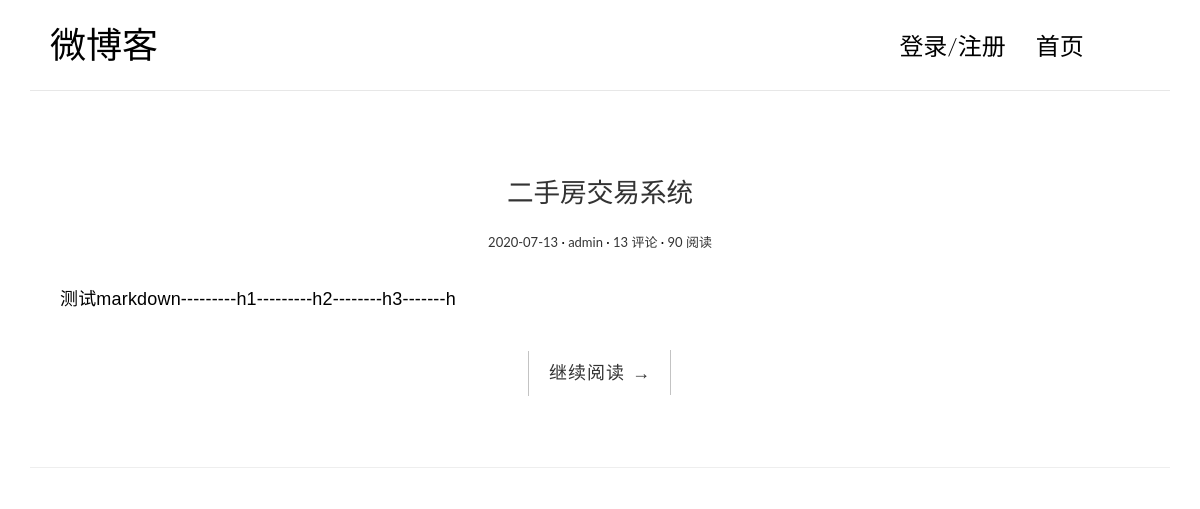
/ul_post/18134981208/, run on an earlier commit of the app's database.
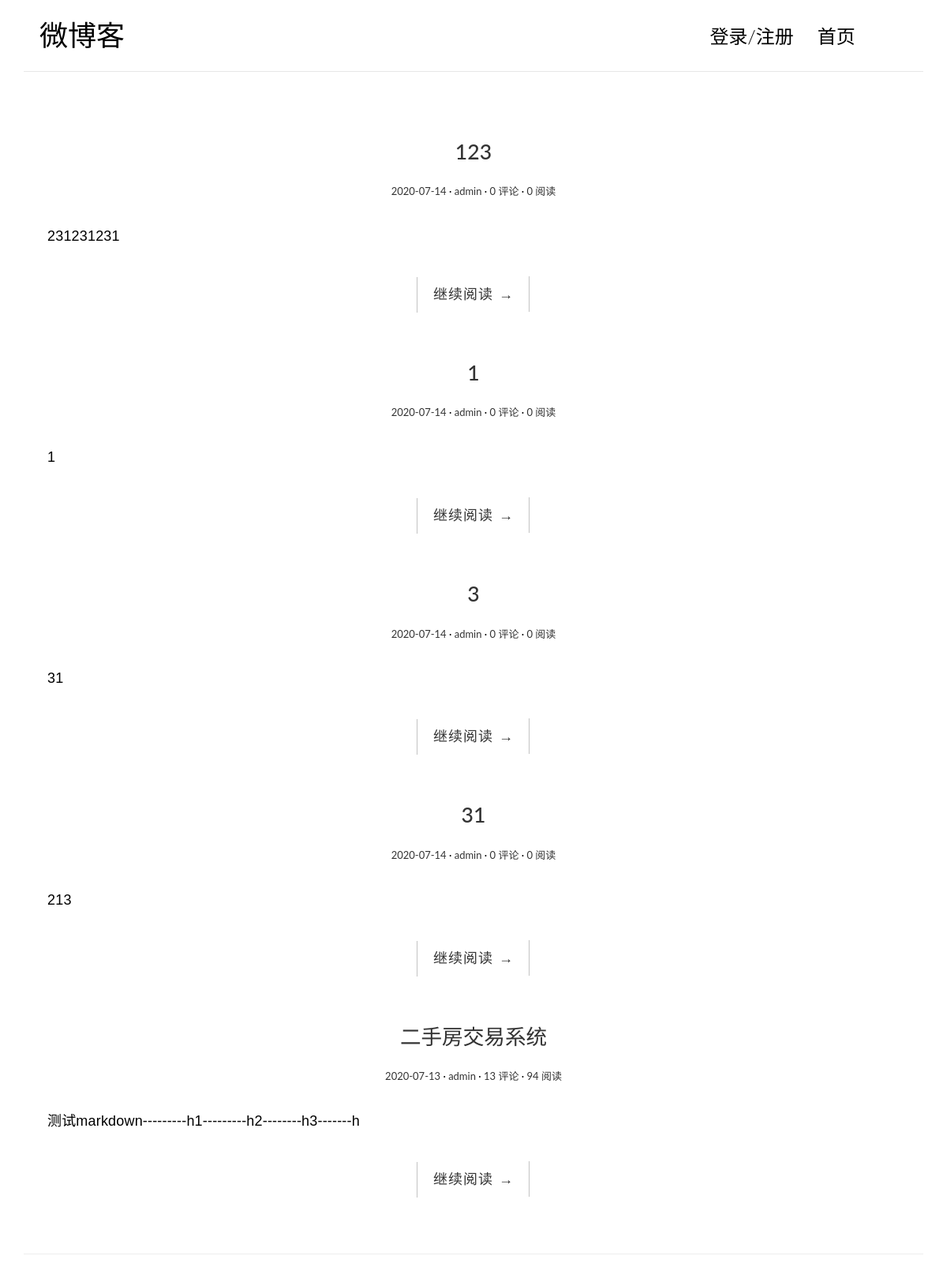
And on a later commit of the database.
### main_blog_app/models.py (models this page shows, shortened)
class Post(models.Model):
    title = models.CharField(max_length=70, verbose_name='文章标题')
    body = models.TextField(verbose_name='文章正文')
    created_time = models.DateTimeField(auto_now_add=True, verbose_name='创建时间')
    modified_time = models.DateTimeField(auto_now=True, verbose_name='修改时间')
    excerpt = models.CharField(max_length=200, blank=True, verbose_name='文章摘要')
    views = models.PositiveIntegerField(default=0, verbose_name='阅读量')
    author = models.ForeignKey(User, on_delete=models.CASCADE, verbose_name='文章作者')
    reviews = models.PositiveIntegerField(default=0, verbose_name='评论量')
    class Meta:
        verbose_name = '文章'
        verbose_name_plural = '文章'
        ordering = ['-created_time']

class User(models.Model):
    account = models.CharField(max_length=11, primary_key=True, verbose_name='用户账户（手机号）')
    username = models.CharField(max_length=20, verbose_name='用户名')
    password = models.CharField(max_length=20, verbose_name='账户密码')
    def __str__(self):
        return self.username
    class Meta:
        verbose_name = '用户'
        verbose_name_plural = '用户'

### main_blog_app/views.py (the view)
# urls.py: path('ul_post/<str:account>/', ULPost.as_view(), name='ul_post'),
@method_decorator(is_jizhu, name='dispatch')
class ULPost(generics.ListAPIView):
    queryset = Post.objects.all()
    serializer_class = SimPostSerializers
    def get(self, request, *args, **kwargs):
        account = kwargs.get('account')
        user = User.objects.get(account=account)
        posts = Post.objects.filter(author=user)
        for post in posts:
            post.created_time = post.created_time.strftime('%Y-%m-%d')
        return render(request, 'full-width.html', {'posts': posts, 'account': request.session.get('account', '')})

### main_blog_app/views.py (called while the page is built)
def is_jizhu(func):
    def inner(request, *args, **kwargs):
        account = request.COOKIES.get('account', '')
        if account:
            request.session['account'] = account
        return func(request, *args, **kwargs)
    return inner

### templates/full-width.html (shortened to what this page needs)
<!DOCTYPE html>
{% load static %}
<html>
<head>
    <link rel="stylesheet" href="{% static 'css/bootstrap.min.css' %}">
    <link rel="stylesheet" href="http://code.ionicframework.com/ionicons/2.0.1/css/ionicons.min.css">
    <link rel="stylesheet" href="{% static 'css/pace.css' %}">
    <link rel="stylesheet" href="{% static 'css/custom.css' %}">
    <link rel="stylesheet" href="{% static 'css/ucenter.css' %}">
</head>
<body>
    <div class="container">
        <header id="site-header">
            <div class="row">
                <div class="col-md-4 col-sm-5 col-xs-8">
                    <div class="logo">
                        <h1><a href="index.html">微博客</a></h1>
                    </div>
                </div>
                <div class="col-md-8 col-sm-7 col-xs-4">
                    <nav class="main-nav" role="navigation">
                        <div class="collapse navbar-collapse" id="bs-example-navbar-collapse-1">
                            <ul class="nav navbar-nav navbar-right">
                                {% if account == '' %}
                                <li class="cl-effect-11"><a href="{% url 'blog:page' 'login' %}" data-hover="">登录/注册</a></li>
                                <li class="cl-effect-11"><a href="{% url 'blog:index' %}" data-hover="首页">首页</a></li>
                                {% endif %}
                            </ul>
                        </div>
                    </nav>
                </div>
            </div>
        </header>
    </div>
    <div class="content-body">
        <div class="container">
            <div class="row">
                <main class="col-md-12">
                    {% for post in posts %}
                    <article class="post">
                        <header class="entry-header">
                            <h1 class="entry-title">
                                <a href="{% url 'blog:single' post.id %}">{{post.title}}</a>
                            </h1>
                            <div class="entry-meta">
                                <span class="post-date"><a href="{% url 'blog:single' post.id %}"><time class="entry-date">{{post.created_time}}</time></a></span>
                                <span class="post-author"><a href="{% url 'blog:single' post.id %}">{{post.author}}</a></span>
                                <span class="comments-link"><a href="{% url 'blog:single' post.id %}">{{post.reviews}} 评论</a></span>
                                <span class="views-count"><a href="{% url 'blog:single' post.id %}">{{post.views}} 阅读</a></span>
                            </div>
                        </header>
                        <div class="entry-content clearfix">
                            <p>{{post.excerpt}}</p>
                            <div class="read-more cl-effect-14">
                                <a href="{% url 'blog:single' post.id %}" class="more-link">继续阅读 <span class="meta-nav">→</span></a>
                            </div>
                        </div>
                    </article>
                    {% empty %}
                    <div class="no-post">暂时还没有发布的文章！</div>
                    {% endfor %}
                </main>
            </div>
        </div>
    </div>
    <footer id="site-footer">
        <div class="container">
            <div class="row">
                <div class="col-md-12">
                    <p class="copyright"></p>
                </div>
            </div>
        </div>
    </footer>
</body>
</html>

### common_static/css/custom.css (style rules this page uses)
* { outline: none; }
h1, h2, h3, h4, h5, h6 { margin-top: 0; }
a { color: #333; }
body { color: #444; font-family: 'Lato', sans-serif; }
p { font-family: 'Ubuntu', sans-serif; font-weight: 400; word-spacing: 1px; letter-spacing: 0.01em; }
#site-header { background-color: #FFF; padding: 25px 20px; margin-bottom: 40px; border-bottom: 1px solid #e7e7e7; }
.logo h1 a { color: #000; }
.logo h1 { margin: 0; font-family: 'Lato', sans-serif; font-weight: 300; }
.main-nav { margin-top: 11px; max-width: 95%; }
.main-nav a { color: #000000 !important; padding: 0 0 5px 0 !important; margin-right: 30px; font-family: 'Lato', sans-serif; font-weight: 300; font-size: 24px; }
.cl-effect-11 a { padding: 10px 0; color: #0972b4; text-shadow: none; }
.cl-effect-11 a::before { position: absolute; top: 0; left: 0; overflow: hidden; padding: 0 0 5px 0 !important; max-width: 0; border-bottom: 1px solid #000; color: #000; content: attr(data-hover); white-space: nowrap; -webkit-transition: max-width 0.5s; -moz-transition: max-width 0.5s; transition: max-width 0.5s; }
.content-body { padding-bottom: 4em; }
.post { background: #fff; padding: 30px 30px 0; }
.entry-title { text-align: center; font-size: 1.9em; margin-bottom: 20px; line-height: 1.6; padding: 10px 20px 0; }
.entry-meta { text-align: center; color: #DDDDDD; font-size: 13px; margin-bottom: 30px; }
.entry-content { font-size: 18px; line-height: 1.9; font-weight: 300; color: #000; }
.post-category::after, .post-date::after, .post-author::after, .comments-link::after { content: ' ·'; color: #000; }
.read-more { font-family: 'Ubuntu', sans-serif; font-weight: 400; word-spacing: 1px; letter-spacing: 0.01em; text-align: center; margin-top: 20px; }
.cl-effect-14 a { padding: 0 20px; height: 45px; line-height: 45px; position: relative; display: inline-block; margin: 15px 25px; letter-spacing: 1px; font-weight: 400; text-shadow: 0 0 1px rgba(255, 255, 255, 0.3); }
.cl-effect-14 a::before, .cl-effect-14 a::after { position: absolute; width: 45px; height: 1px; background: #C3C3C3; content: ''; -webkit-transition: all 0.3s; -moz-transition: all 0.3s; transition: all 0.3s; pointer-events: none; }
.cl-effect-14 a::before { top: 0; left: 0; -webkit-transform: rotate(90deg); -moz-transform: rotate(90deg); transform: rotate(90deg); -webkit-transform-origin: 0 0; -moz-transform-origin: 0 0; transform-origin: 0 0; }
.cl-effect-14 a::after { right: 0; bottom: 0; -webkit-transform: rotate(90deg); -moz-transform: rotate(90deg); transform: rotate(90deg); -webkit-transform-origin: 100% 0; -moz-transform-origin: 100% 0; transform-origin: 100% 0; }
#site-footer { padding-top: 10px; padding: 0 0 1.5em 0; }
.copyright { text-align: center; padding-top: 1em; margin: 0; border-top: 1px solid #eee; color: #666; }

What changed in the data, as far as the page shows it:
added Post: title "123", created_time "2020-07-14", author "admin", reviews "0", views "0", excerpt "231231231"
added Post: title "1", created_time "2020-07-14", author "admin", reviews "0", views "0", excerpt "1"
added Post: title "3", created_time "2020-07-14", author "admin", reviews "0", views "0", excerpt "31"
added Post: title "31", created_time "2020-07-14", author "admin", reviews "0", views "0", excerpt "213"
changed Post "二手房交易系统": views "90" → "94"
